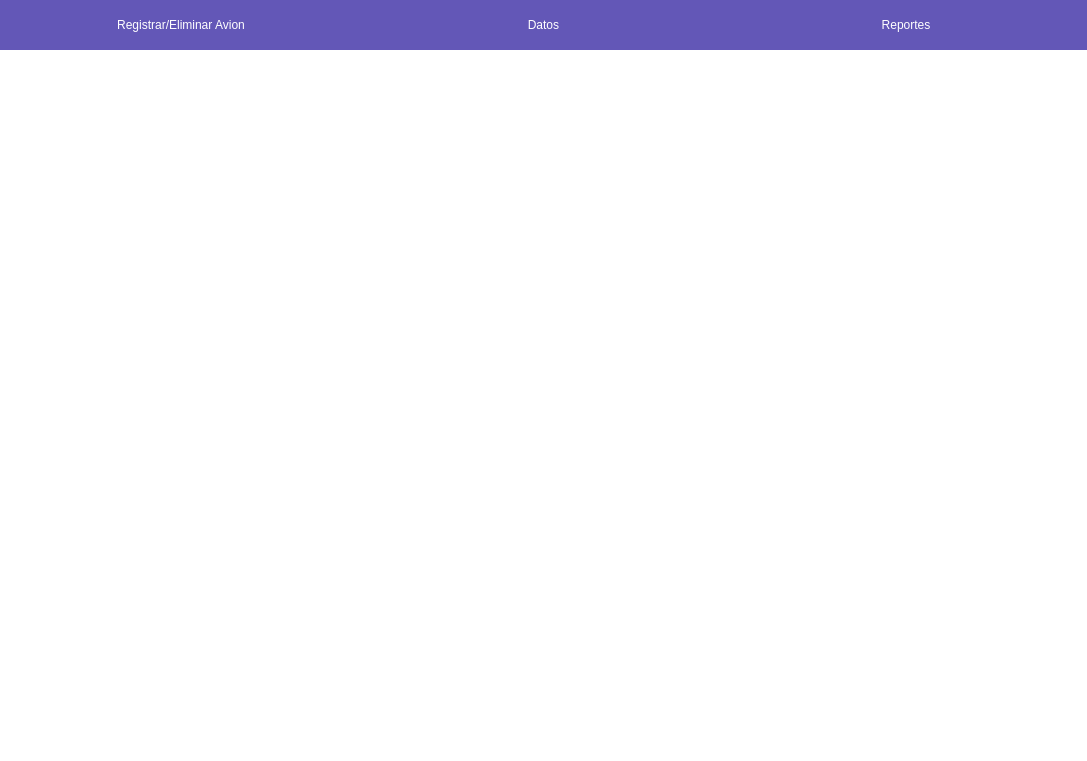
<?xml version="1.0" encoding="UTF-8"?>
<ui version="4.0">
 <class>Form</class>
 <widget class="QWidget" name="Form">
  <property name="geometry">
   <rect>
    <x>0</x>
    <y>0</y>
    <width>1087</width>
    <height>761</height>
   </rect>
  </property>
  <property name="windowTitle">
   <string>Form</string>
  </property>
  <property name="styleSheet">
   <string notr="true">background-color: rgb(255, 255, 255);</string>
  </property>
  <layout class="QVBoxLayout">
   <property name="spacing">
    <number>0</number>
   </property>
   <property name="sizeConstraint">
    <enum>QLayout::SetMaximumSize</enum>
   </property>
   <property name="leftMargin">
    <number>0</number>
   </property>
   <property name="topMargin">
    <number>0</number>
   </property>
   <property name="rightMargin">
    <number>0</number>
   </property>
   <property name="bottomMargin">
    <number>0</number>
   </property>
   <item>
    <widget class="QWidget" name="widget_2" native="true">
     <property name="minimumSize">
      <size>
       <width>0</width>
       <height>50</height>
      </size>
     </property>
     <property name="maximumSize">
      <size>
       <width>16777215</width>
       <height>50</height>
      </size>
     </property>
     <property name="styleSheet">
      <string notr="true">QWidget
{
    background-color: #6357B7;
    border-radius: 0px 0px 15px 15px;
}

QPushButton
{
    color: white;
    background-color: #6357B7;
    border-radius: 15px;
    font: 14pt &quot;Bahnschrift&quot;;
}

QPushButton:disabled
{
    color: #6357B7;
    background-color: white;
    border-radius: 0px;
}
</string>
     </property>
     <layout class="QHBoxLayout" name="horizontalLayout">
      <property name="spacing">
       <number>0</number>
      </property>
      <property name="leftMargin">
       <number>0</number>
      </property>
      <property name="topMargin">
       <number>0</number>
      </property>
      <property name="rightMargin">
       <number>0</number>
      </property>
      <property name="bottomMargin">
       <number>0</number>
      </property>
      <item>
       <widget class="QPushButton" name="RegistrarAvion">
        <property name="minimumSize">
         <size>
          <width>0</width>
          <height>50</height>
         </size>
        </property>
        <property name="text">
         <string>Registrar/Eliminar Avion</string>
        </property>
       </widget>
      </item>
      <item>
       <widget class="QPushButton" name="DatosAvion">
        <property name="minimumSize">
         <size>
          <width>0</width>
          <height>50</height>
         </size>
        </property>
        <property name="text">
         <string>Datos</string>
        </property>
       </widget>
      </item>
      <item>
       <widget class="QPushButton" name="ReporteAvion">
        <property name="minimumSize">
         <size>
          <width>0</width>
          <height>50</height>
         </size>
        </property>
        <property name="text">
         <string>Reportes</string>
        </property>
       </widget>
      </item>
     </layout>
    </widget>
   </item>
   <item>
    <widget class="QStackedWidget" name="stackedWidget">
     <property name="styleSheet">
      <string notr="true">QWidget
{
    background-color: white;
}

QPushButton
{
    color: white;
    background-color: #6357B7;
    border-radius: 15px;
    font: 14pt &quot;Bahnschrift&quot;;
}

QPushButton:Pressed
{
    background-color: #C397E4;
}

QPushButton:disabled
{
    color: #6357B7;
    background-color: white;
    border-radius: 0px;
}

QLineEdit
{
    color: #6357B7;
    background-color: white;
    border : 2px solid #6357B7;
    border-radius: 15px;
    font: 10pt &quot;Bahnschrift&quot;;
    border: 1px solid #6357B7;
    padding: 10px;
}

QLabel
{
    background-color: transparent;
    color: #6357B7;
    font: 12pt &quot;Bahnschrift&quot;;
}</string>
     </property>
    </widget>
   </item>
  </layout>
 </widget>
 <resources/>
 <connections/>
</ui>
